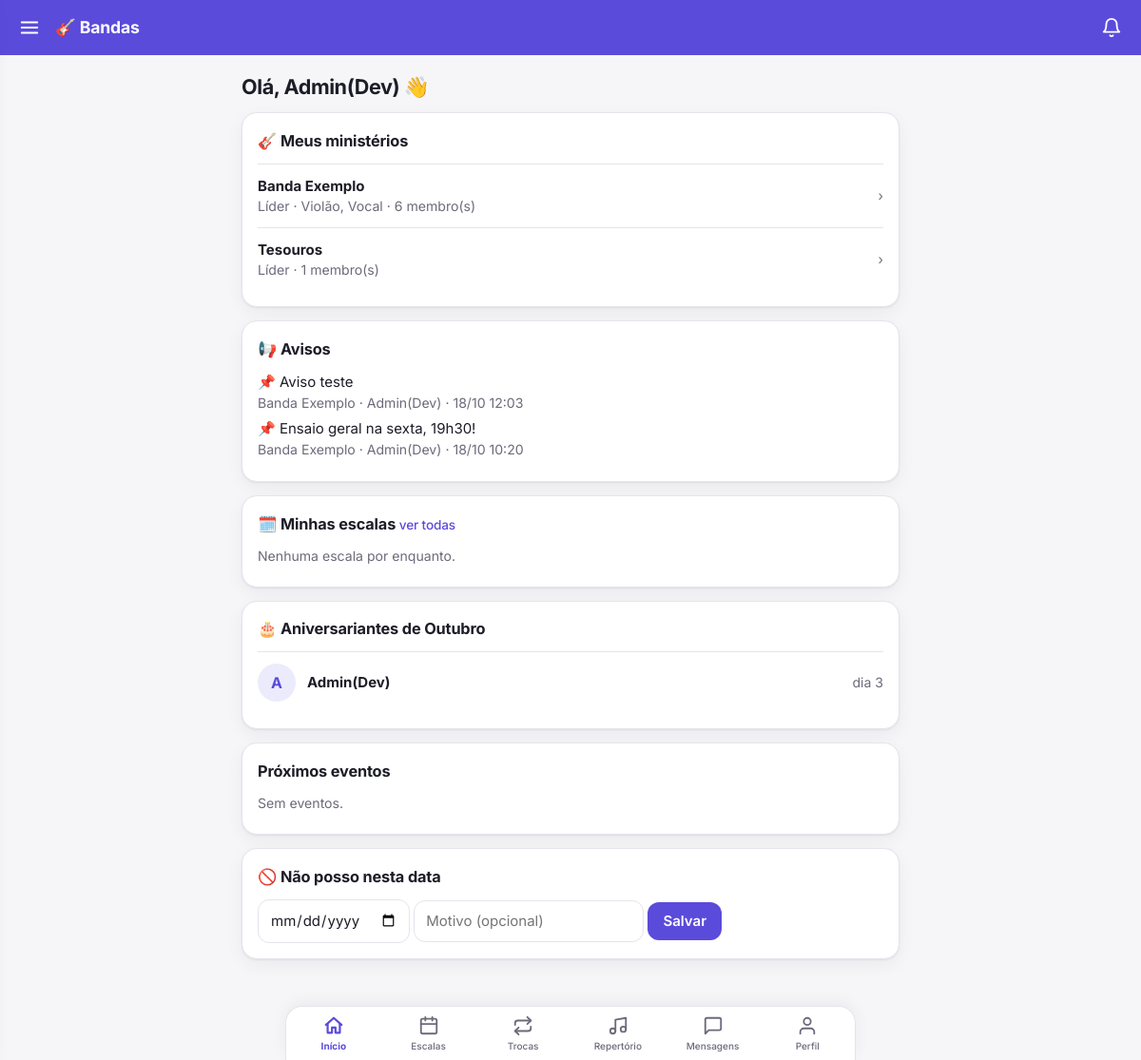
The app's page / (signed in) with its own data.
### core/models.py (models this page shows, shortened)
class Membro(models.Model):
    PAPEIS = [("lider", "Líder"), ("membro", "Membro")]
    user = models.ForeignKey(settings.AUTH_USER_MODEL, on_delete=models.CASCADE, related_name="membros")
    banda = models.ForeignKey(Banda, on_delete=models.CASCADE, related_name="membros")
    papel = models.CharField(max_length=10, choices=PAPEIS, default="membro")
    instrumentos = models.CharField(max_length=200, blank=True, help_text="Ex.: Violão, Baixo, Vocal")
    class Meta:
        unique_together = ("user", "banda")

class Banda(models.Model):
    nome = models.CharField(max_length=100)
    descricao = models.TextField(blank=True)
    def __str__(self):
        return self.nome

class Aviso(models.Model):
    banda = models.ForeignKey(Banda, on_delete=models.CASCADE, related_name="avisos")
    autor = models.ForeignKey(settings.AUTH_USER_MODEL, on_delete=models.SET_NULL, null=True)
    texto = models.TextField()
    fixado = models.BooleanField(default=False)
    criado = models.DateTimeField(auto_now_add=True)
    class Meta:
        ordering = ["-fixado", "-criado"]

class Perfil(models.Model):
    user = models.OneToOneField(settings.AUTH_USER_MODEL, on_delete=models.CASCADE, related_name="perfil")
    trocar_senha = models.BooleanField(default=False)
    notif_email = models.BooleanField(default=True)
    notif_push = models.BooleanField(default=True)
    nascimento = models.DateField(null=True, blank=True)
    foto_em = models.DateTimeField(null=True, blank=True)

### core/views.py (the view)
# urls.py: path("", v.home, name="home"),
@login_required
def home(request):
    bandas = _bandas(request.user)
    agora = timezone.now()
    hoje = timezone.localdate()
    minhas = (Escala.objects.filter(membro__user=request.user, evento__data_hora__gte=agora)
              .select_related("evento", "membro__banda").order_by("evento__data_hora"))[:5]
    eventos = Evento.objects.filter(banda__in=bandas, data_hora__gte=agora).select_related("banda")[:6]
    avisos = Aviso.objects.filter(banda__in=bandas).select_related("banda", "autor")[:6]
    indisp = Indisponibilidade.objects.filter(membro__user=request.user, data__gte=hoje)
    meus_membros = (Membro.objects.filter(user=request.user).select_related("banda")
                    .annotate(n=Count("banda__membros")))
    anivers = sorted(Perfil.objects.filter(user__membros__banda__in=bandas, nascimento__month=hoje.month)
                     .select_related("user").distinct(), key=lambda p: p.nascimento.day)
    return render(request, "home.html", dict(
        minhas=minhas, eventos=eventos, avisos=avisos, indisp=indisp, meus_membros=meus_membros,
        anivers=anivers, hoje=hoje, mes_nome=MESES_PT[hoje.month - 1], eh_lider=_eh_lider(request.user),
        pode_criar_banda=_pode_criar_banda(request.user), trocas_info=_trocas_info(request.user)))

### core/templatetags/menu.py (called while the page is built)
@register.simple_tag(takes_context=True)
def usuario_eh_lider(context):
    u = context["request"].user
    return u.is_authenticated and Membro.objects.filter(user=u, papel="lider").exists()

@register.simple_tag
def avatar(user_id, nome, foto_em=None, tamanho=40):
    if foto_em:
        return format_html('<img class="av" src="{}?v={}" width="{}" height="{}" alt="">',
                           reverse("foto", args=[user_id]), int(foto_em.timestamp()), tamanho, tamanho)
    ini = (str(nome or "?").strip()[:1] or "?").upper()
    return format_html('<span class="av ini" style="width:{0}px;height:{0}px;font-size:{1}px">{2}</span>',
                       tamanho, int(int(tamanho) * 0.42), ini)

### core/views.py (called while the page is built)
def _bandas(user):
    return Banda.objects.filter(membros__user=user)

def _eh_lider(user):
    return Membro.objects.filter(user=user, papel="lider").exists()

def _pode_criar_banda(user):
    return _eh_lider(user) or not Membro.objects.filter(user=user).exists()

def _trocas_info(user):
    if not _eh_lider(user):
        return None
    qs = TrocaEscala.objects.filter(escala__evento__banda__membros__user=user,
                                    escala__evento__banda__membros__papel="lider")
    agora = timezone.now()
    abertas = qs.filter(status="aberta", escala__evento__data_hora__gte=agora).distinct().count()
    aceitas = qs.filter(status="aceita", resolvida__gte=agora - timedelta(days=7)).distinct().count()
    return dict(abertas=abertas, aceitas=aceitas) if abertas or aceitas else None

### core/templates/home.html (shortened to what this page needs)
{% extends "base.html" %}{% load menu %}{% block content %}
<h1>Olá, {{ user.first_name|default:user.username }} 👋</h1>
<div class="card"><h2>🎸 Meus ministérios</h2>
{% for mm in meus_membros %}<a class="linha" href="{% url 'equipe' %}?banda={{ mm.banda_id }}"><div><b>{{ mm.banda.nome }}</b>
<div class="mut">{{ mm.get_papel_display }}{% if mm.instrumentos %} · {{ mm.instrumentos }}{% endif %} · {{ mm.n }} membro(s)</div></div><span class="mut">›</span></a>
{% empty %}<p class="mut">Você ainda não participa de nenhum ministério.</p>{% endfor %}</div>
<div class="card"><h2>📢 Avisos</h2>
{% for a in avisos %}<p>{% if a.fixado %}📌 {% endif %}{{ a.texto|linebreaksbr }}<br><span class="mut">{{ a.banda }} · {{ a.autor.first_name|default:a.autor.username }} · {{ a.criado|date:"d/m H:i" }}</span></p>
{% empty %}<p class="mut">Nenhum aviso por enquanto.</p>{% endfor %}</div>
<div class="card"><h2>🗓️ Minhas escalas <a href="{% url 'minhas_escalas' %}" style="font-size:.85rem;font-weight:500">ver todas</a></h2>
{% for e in minhas %}<div class="linha"><div><a href="{% url 'evento' e.evento.pk %}"><b>{{ e.evento.titulo }}</b></a> · {{ e.funcao }}
<div class="mut">{{ e.evento.data_hora|date:"D, d/m \à\s H:i" }} · {{ e.membro.banda }} · <a href="{% url 'troca_pedir' e.pk %}">🔄 Pedir troca</a></div></div>
<span class="tag {{ e.status }}">{{ e.get_status_display }}</span></div>
{% empty %}<p class="mut">Nenhuma escala por enquanto.</p>{% endfor %}</div>
<div class="card"><h2>🎂 Aniversariantes de {{ mes_nome }}</h2>
{% for p in anivers %}<div class="linha"><div class="quem">{% avatar p.user_id p.user.get_full_name|default:p.user.username p.foto_em 40 %}<b>{{ p.user.get_full_name|default:p.user.username }}</b></div>
{% if p.nascimento.day == hoje.day %}<span class="tag confirmado">Hoje 🎉</span>{% else %}<span class="mut">dia {{ p.nascimento.day }}</span>{% endif %}</div>
{% empty %}<p class="mut">Ninguém cadastrou aniversário neste mês. Cadastre o seu em <a href="{% url 'perfil' %}">Perfil</a>.</p>{% endfor %}</div>
<div class="card"><h2>Próximos eventos</h2>{% for ev in eventos %}
<p><a href="{% url 'evento' ev.pk %}">{{ ev.titulo }}</a> <span class="mut">· {{ ev.data_hora|date:"d/m H:i" }} · {{ ev.banda }}</span></p>
{% empty %}<p class="mut">Sem eventos.</p>{% endfor %}</div>
<div class="card"><h2>🚫 Não posso nesta data</h2>
<form method="post" action="{% url 'indisponibilidade' %}">{% csrf_token %}
<input type="date" name="data" required> <input name="motivo" placeholder="Motivo (opcional)"> <button>Salvar</button></form>
{% for i in indisp %}<p class="mut">{{ i.data|date:"d/m/Y" }} {{ i.motivo }}</p>{% endfor %}</div>
{% endblock %}

### core/templates/base.html (style rules this page uses)
:root { --bg:#f6f6f9;--card:#fff;--tx:#1d1d28;--mut:#6b6b7b;--pri:#5b4bdb;--pri-soft:#ecebfb;--ok:#1a9d5a;--no:#d23b3b;--bd:#e4e4ec;--sh:0 1px 2px #1d1d2812,0 6px 18px #1d1d280d }
* { box-sizing:border-box;-webkit-tap-highlight-color:transparent }
html { scroll-padding-top:70px }
body { margin:0;font-family:Inter,system-ui,-apple-system,"Segoe UI",Roboto,sans-serif;background:var(--bg);color:var(--tx);line-height:1.45;font-size:15px; padding-bottom:calc(76px + env(safe-area-inset-bottom,0px)) }
a { color:var(--pri);text-decoration:none }
h1 { font-size:1.35rem;margin:.1em 0 .5em;letter-spacing:-.02em }
h2 { margin:.1em 0 .7em;font-size:1.02rem;font-weight:700;letter-spacing:-.01em }
.card { background:var(--card);border-radius:16px;padding:16px;margin:0 0 14px;box-shadow:var(--sh);border:1px solid var(--bd) }
.mut { color:var(--mut);font-size:.88rem }
p { margin:.4em 0 }
button,.btn { font:inherit;font-weight:600;min-height:40px;padding:9px 16px;border-radius:12px;border:0;background:var(--pri);color:#fff;cursor:pointer;transition:filter .15s,transform .05s }
input:not([type=checkbox]):not([type=radio]):not([type=file]),select,textarea { font:inherit;padding:10px 12px;border-radius:12px;border:1.5px solid var(--bd);background:var(--card);color:var(--tx);max-width:100% }
.linha { display:flex;align-items:center;justify-content:space-between;gap:12px;padding:12px 0;border-top:1px solid var(--bd);color:inherit }
.quem { display:flex;align-items:center;gap:12px;min-width:0 }
.av { border-radius:50%;object-fit:cover;flex:none;display:inline-flex;align-items:center;justify-content:center }
.av.ini { background:var(--pri-soft);color:var(--pri);font-weight:700 }

### records on screen
Membro: banda.nome "Banda Exemplo", papel "Líder", instrumentos "Violão, Vocal", n "6"
Membro: banda.nome "Tesouros", papel "Líder", n "1"
Aviso: texto "Aviso teste", banda "Banda Exemplo", autor.first_name "Admin(Dev)", criado "18/10 12:03"
Aviso: texto "Ensaio geral na sexta, 19h30!", banda "Banda Exemplo", autor.first_name "Admin(Dev)", criado "18/10 10:20"
Perfil: user+foto_em "A", user.get_full_name "Admin(Dev)", nascimento.day "3"

### other values on screen
{{ user.first_name|default:user.username }} "Admin(Dev)"
{{ mes_nome }} "Outubro"
